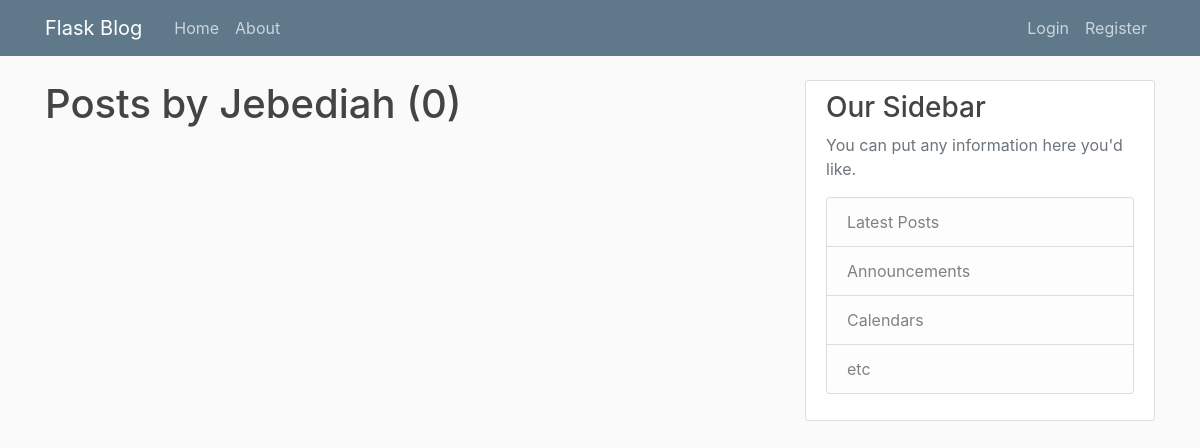
The page /user/Jebediah on the database as committed earlier.
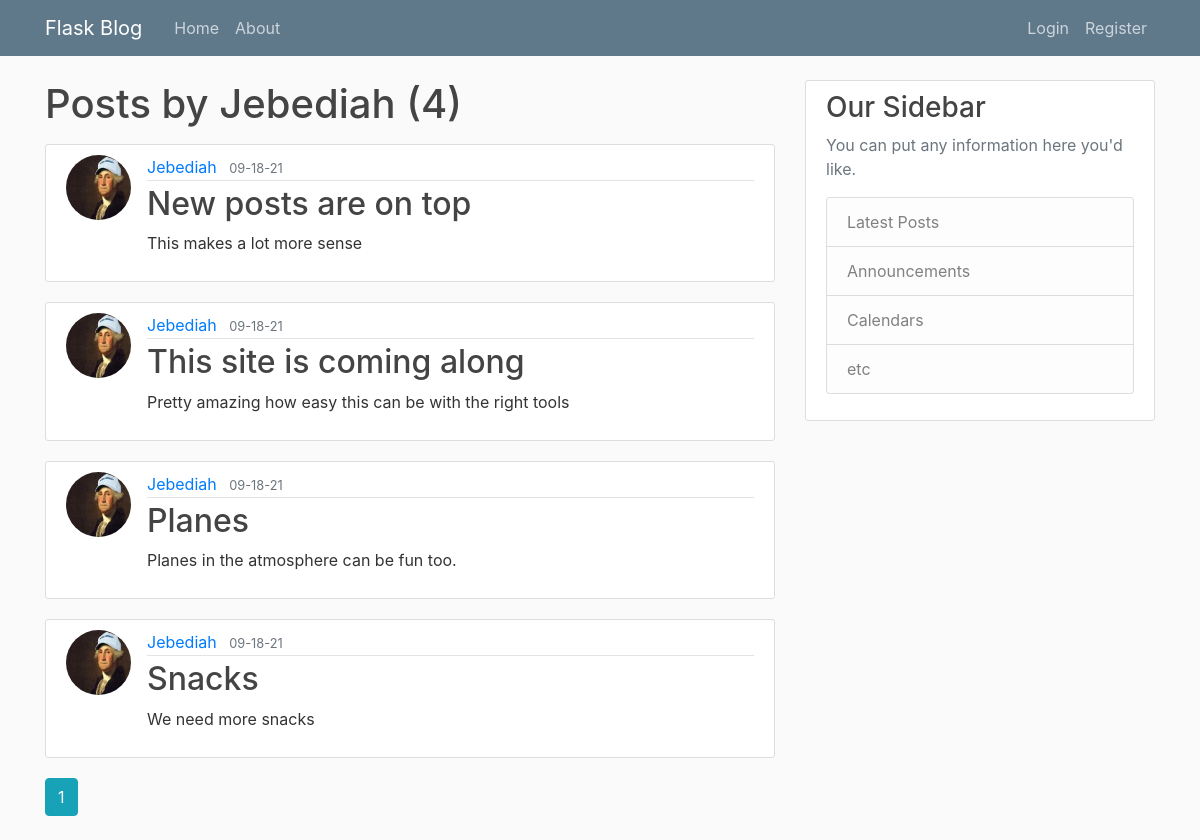
The same page on the database as committed later.
### flaskblog/models.py (models this page shows, shortened)
class User(db.Model, UserMixin):
  id = db.Column(db.Integer, primary_key=True)
  username = db.Column(db.String(20), unique=True, nullable=False)
  email = db.Column(db.String(120), unique=True, nullable=False)
  image_file = db.Column(db.String(20), nullable=False, default='default.jpg')
  password = db.Column(db.String(60), nullable=False)
  posts = db.relationship('Post', backref='author', lazy=True) # Post here refers to class (uppercase)

class Post(db.Model):
  id = db.Column(db.Integer, primary_key=True)
  title = db.Column(db.String(100), nullable=False)
  date_posted = db.Column(db.DateTime, nullable=False, default=datetime.utcnow)
  content = db.Column(db.Text, nullable=False)
  user_id = db.Column(db.Integer, db.ForeignKey('user.id'), nullable=False) # user.id here refers to user table (lowercase)

### flaskblog/routes.py (the view)
@app.route("/user/<string:username>")
def user_posts(username):
  page = request.args.get('page', 1, type=int)
  user = User.query.filter_by(username=username).first_or_404()
  posts = Post.query.filter_by(author=user)\
    .order_by(Post.date_posted.desc())\
    .paginate(page=page, per_page=5)
  return render_template('user_posts.html', posts=posts, user=user)

### flaskblog/templates/user_posts.html
{% extends "layout.html" %}
{% block content %}
  <h1 class="mb-3">Posts by {{ user.username }} ({{ posts.total }})</h1>
  {% for post in posts.items %}
  <article class="media content-section">
    <img src="{{ url_for('static', filename='profile_pics/' + post.author.image_file) }}" class="rounded-circle article-img">
    <div class="media-body">
      <div class="article-metadata">
        <a class="mr-2" href="{{ url_for('user_posts', username=post.author.username) }}">{{ post.author.username }}</a>
        <small class="text-muted">{{ post.date_posted.strftime('%m-%d-%y') }}</small>
      </div>
      <h2><a class="article-title" href="{{ url_for('post', post_id=post.id) }}">{{ post.title }}</a></h2>
      <p class="article-content">{{ post.content }}</p>
    </div>
  </article>
  {% endfor %}
  {% for page_num in posts.iter_pages(left_edge=1, right_edge=1, left_current=1, right_current=2) %}
    {% if page_num %}
      {% if posts.page == page_num %}
      <a class="btn btn-info mb-4" href="{{ url_for('user_posts', username=user.username, page=page_num) }}">{{ page_num }}</a>
      {% else %}
      <a class="btn btn-outline-info mb-4" href="{{ url_for('user_posts', username=user.username, page=page_num) }}">{{ page_num }}</a>
      {% endif %}
    {% else %}
    ...
    {% endif %}
  {% endfor %}
{% endblock content %}

### flaskblog/templates/layout.html (shortened to what this page needs)
<!DOCTYPE html>
<html lang="en">
<head>
  <link rel="stylesheet" href="https://cdn.jsdelivr.net/npm/bootstrap@4.6.0/dist/css/bootstrap.min.css">
  <link rel="stylesheet" type="text/css" href="{{ url_for('static', filename='main.css') }}">
</head>
<body>
  <header class="site-header">
      <nav class="navbar navbar-expand-md navbar-dark bg-steel fixed-top">
        <div class="container">
          <a class="navbar-brand mr-4" href="{{ url_for('home') }}">Flask Blog</a>
          <div class="collapse navbar-collapse" id="navbarToggle">
            <div class="navbar-nav mr-auto">
              <a class="nav-item nav-link" href="{{ url_for('home') }}">Home</a>
              <a class="nav-item nav-link" href="{{ url_for('about') }}">About</a>
            </div>
            <div class="navbar-nav">
              {% if current_user.is_authenticated %}
              <a class="nav-item nav-link" href="{{ url_for('new_post') }}">New Post</a>
              <a class="nav-item nav-link" href="{{ url_for('account') }}">Account</a>
              <a class="nav-item nav-link" href="{{ url_for('logout') }}">Logout</a>
              {% else %}
              <a class="nav-item nav-link" href="{{ url_for('login') }}">Login</a>
              <a class="nav-item nav-link" href="{{ url_for('register') }}">Register</a>
              {% endif %}
            </div>
          </div>
        </div>
      </nav>
    </header>
    <main role="main" class="container">
      <div class="row">
        <div class="col-md-8">
          {% block content %}{% endblock %}
        </div>
        <div class="col-md-4">
          <div class="content-section">
            <h3>Our Sidebar</h3>
            <p class='text-muted'>You can put any information here you'd like.
              <ul class="list-group">
                <li class="list-group-item list-group-item-light">Latest Posts</li>
                <li class="list-group-item list-group-item-light">Announcements</li>
                <li class="list-group-item list-group-item-light">Calendars</li>
                <li class="list-group-item list-group-item-light">etc</li>
              </ul>
            </p>
          </div>
        </div>
      </div>
    </main>
</body>
</html>

### flaskblog/static/main.css (style rules this page uses)
body { background: #fafafa; color: #333333; margin-top: 5rem; }
h1, h2, h3, h4, h5, h6 { color: #444444; }
.bg-steel { background-color: #5f788a; }
.site-header .navbar-nav .nav-link { color: #cbd5db; }
.content-section { background: #ffffff; padding: 10px 20px; border: 1px solid #dddddd; border-radius: 3px; margin-bottom: 20px; }
.article-title { color: #444444; }
.article-content { white-space: pre-line; }
.article-img { height: 65px; width: 65px; margin-right: 16px; }
.article-metadata { padding-bottom: 1px; margin-bottom: 4px; border-bottom: 1px solid #e3e3e3 }

Rows that differ between the two databases and show on the page:
added Post: image_file (picture), author.username "Jebediah", date_posted "09-18-21", title "New posts are on top", content "This makes a lot more sense"
added Post: image_file (picture), author.username "Jebediah", date_posted "09-18-21", title "This site is coming along", content "Pretty amazing how easy this can be with the right tools"
added Post: image_file (picture), author.username "Jebediah", date_posted "09-18-21", title "Planes", content "Planes in the atmosphere can be fun too."
added Post: image_file (picture), author.username "Jebediah", date_posted "09-18-21", title "Snacks", content "We need more snacks"
Other text that changed with them:
{{ posts.total }}: "0" → "4"
new list line: "1"
